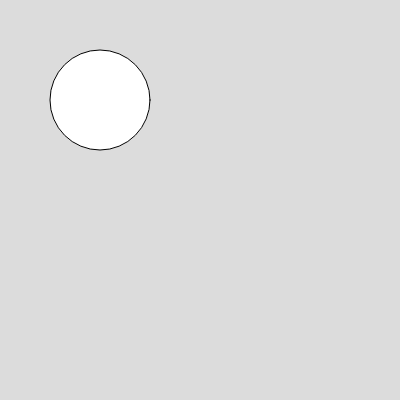
Frame 1 (no input)
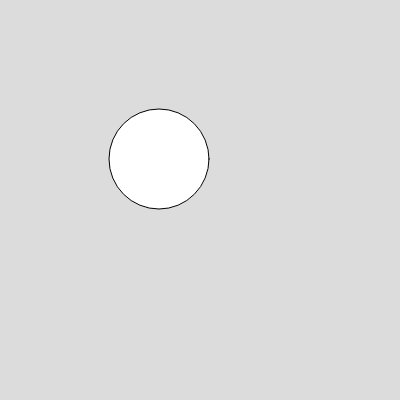
Frame 60 (no input)
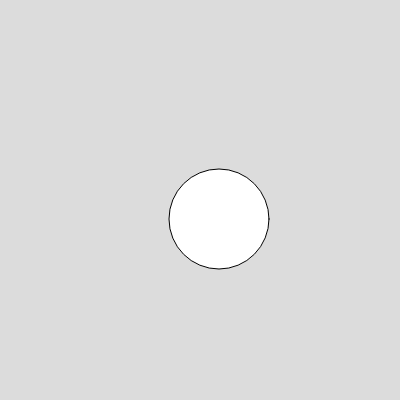
Frame 120 (the mouse pressed at the canvas centre since frame 60)

The p5.js sketch that drew these frames (run headless with seeded random() and noise() and a simulated clock; from frame 60 on, the mouse is pressed at the canvas centre):

// p5.js sketch
// ── sketch.js
function setup() {
    createCanvas(400, 400);
    x = 100
    y = 100
    dx = 1
    dy = 1
    
  }
  
  function draw() {
    background(220);
    circle(x,y,100)
    
    x = x + dx
    y = y + dy
    
    if (x > 300 || x < 100) {
      dx = - dx
    }
    
    if (y > 300 || y < 100) {
      dy = - dy
    }
  
  }
